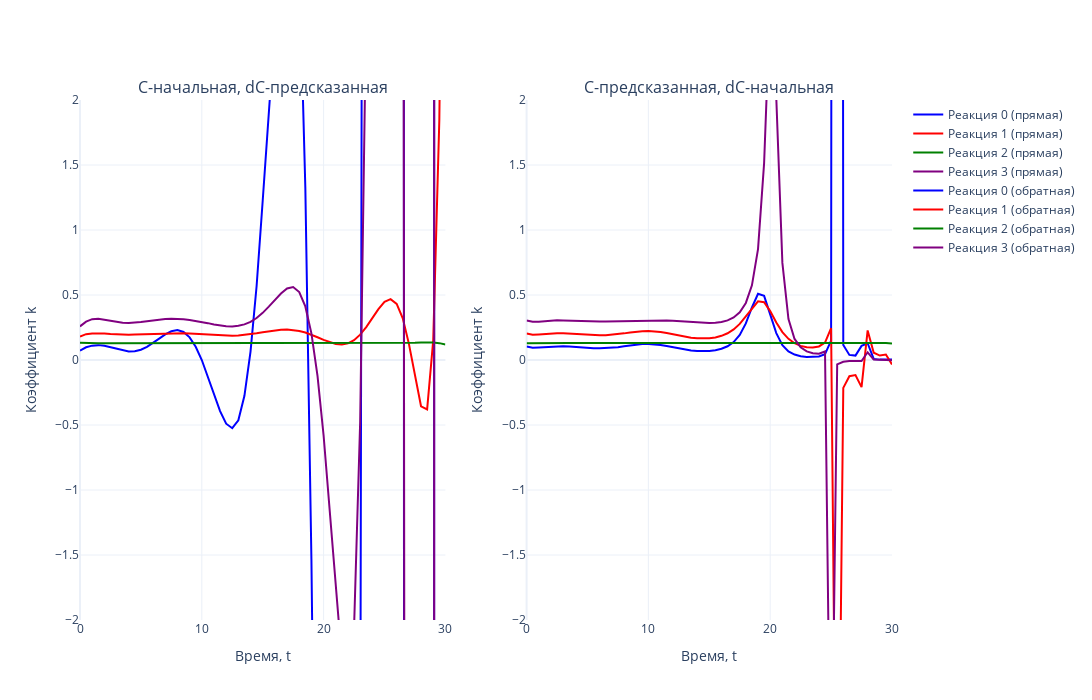

Source (notebook cell):
### Markdown cell above
## Генерация k в ходе обратной задачи

### Code cell
# Задаем цвета (4 цвета для реакций)
colors = ['blue', 'red', 'green', 'purple']

# Создаем два подграфика (2 столбца, 1 строка)
fig = make_subplots(rows=1, cols=2, subplot_titles=['C-начальная, dС-предсказанная', 'C-предсказанная, dС-начальная'])

# Первый график (прямая задача)
for i in range(N_REACTION):  
    fig.add_trace(go.Scatter(
        x=tsteps, 
        y=k_test_1[i, :], 
        mode='lines', 
        name=f'Реакция {i} (прямая)',
        line=dict(color=colors[i % len(colors)])  # Применяем цвета циклично
    ), row=1, col=1)

# Второй график (обратная задача)
for i in range(N_REACTION):  
    fig.add_trace(go.Scatter(
        x=tsteps, 
        y=k_test_2[i, :], 
        mode='lines', 
        name=f'Реакция {i} (обратная)',
        line=dict(color=colors[i % len(colors)])  # Применяем цвета циклично
    ), row=1, col=2)

# Настройки общего макета
fig.update_layout(
    template='plotly_white',
    width=1400,  # Общая ширина холста
    height=700,  # Высота холста
    showlegend=True
)

# Ограничение оси Y
fig.update_yaxes(range=[-2, 2], title_text='Коэффициент k', row=1, col=1)
fig.update_yaxes(range=[-2, 2], title_text='Коэффициент k', row=1, col=2)

# Подписи оси X
fig.update_xaxes(title_text='Время, t', row=1, col=1)
fig.update_xaxes(title_text='Время, t', row=1, col=2)

# Отображение графика
fig.show()
